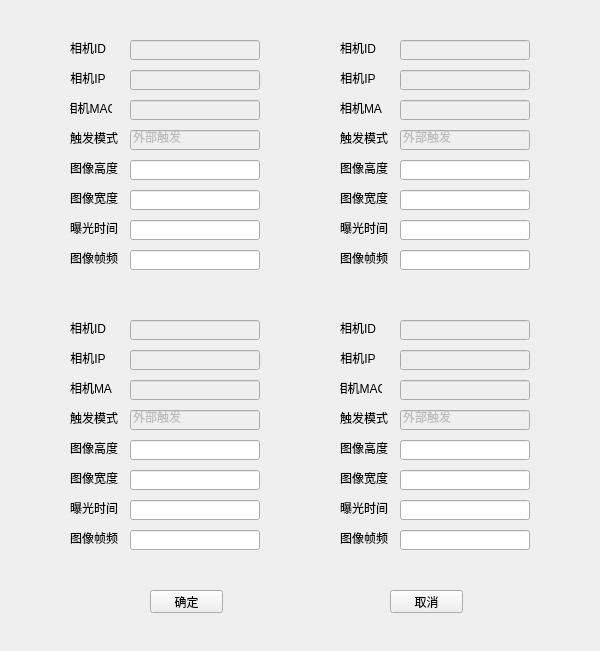
<?xml version="1.0" encoding="UTF-8"?>
<ui version="4.0">
 <class>SetCamPara</class>
 <widget class="QWidget" name="SetCamPara">
  <property name="geometry">
   <rect>
    <x>0</x>
    <y>0</y>
    <width>600</width>
    <height>651</height>
   </rect>
  </property>
  <property name="windowTitle">
   <string>相机参数设置</string>
  </property>
  <widget class="QLineEdit" name="lineEdit_frameFrequency">
   <property name="geometry">
    <rect>
     <x>130</x>
     <y>250</y>
     <width>130</width>
     <height>20</height>
    </rect>
   </property>
  </widget>
  <widget class="QLineEdit" name="lineEdit_exposureTime">
   <property name="geometry">
    <rect>
     <x>130</x>
     <y>220</y>
     <width>130</width>
     <height>20</height>
    </rect>
   </property>
  </widget>
  <widget class="QLineEdit" name="lineEdit_triggerMode">
   <property name="enabled">
    <bool>false</bool>
   </property>
   <property name="geometry">
    <rect>
     <x>130</x>
     <y>130</y>
     <width>130</width>
     <height>20</height>
    </rect>
   </property>
   <property name="text">
    <string>外部触发</string>
   </property>
  </widget>
  <widget class="QLabel" name="label_3">
   <property name="geometry">
    <rect>
     <x>70</x>
     <y>250</y>
     <width>48</width>
     <height>16</height>
    </rect>
   </property>
   <property name="text">
    <string>图像帧频</string>
   </property>
  </widget>
  <widget class="QLabel" name="label_6">
   <property name="geometry">
    <rect>
     <x>70</x>
     <y>100</y>
     <width>42</width>
     <height>16</height>
    </rect>
   </property>
   <property name="text">
    <string>相机MAC</string>
   </property>
   <property name="alignment">
    <set>Qt::AlignCenter</set>
   </property>
  </widget>
  <widget class="QLabel" name="label_7">
   <property name="geometry">
    <rect>
     <x>70</x>
     <y>70</y>
     <width>36</width>
     <height>16</height>
    </rect>
   </property>
   <property name="text">
    <string>相机IP</string>
   </property>
   <property name="alignment">
    <set>Qt::AlignCenter</set>
   </property>
  </widget>
  <widget class="QLineEdit" name="lineEdit_imageHeight">
   <property name="geometry">
    <rect>
     <x>130</x>
     <y>160</y>
     <width>130</width>
     <height>20</height>
    </rect>
   </property>
  </widget>
  <widget class="QLabel" name="label_4">
   <property name="geometry">
    <rect>
     <x>70</x>
     <y>220</y>
     <width>48</width>
     <height>16</height>
    </rect>
   </property>
   <property name="text">
    <string>曝光时间</string>
   </property>
  </widget>
  <widget class="QLineEdit" name="lineEdit_camIP">
   <property name="enabled">
    <bool>false</bool>
   </property>
   <property name="geometry">
    <rect>
     <x>130</x>
     <y>70</y>
     <width>130</width>
     <height>20</height>
    </rect>
   </property>
  </widget>
  <widget class="QLabel" name="label_2">
   <property name="geometry">
    <rect>
     <x>70</x>
     <y>160</y>
     <width>48</width>
     <height>16</height>
    </rect>
   </property>
   <property name="text">
    <string>图像高度</string>
   </property>
   <property name="alignment">
    <set>Qt::AlignCenter</set>
   </property>
  </widget>
  <widget class="QLineEdit" name="lineEdit_imageWidth">
   <property name="geometry">
    <rect>
     <x>130</x>
     <y>190</y>
     <width>130</width>
     <height>20</height>
    </rect>
   </property>
  </widget>
  <widget class="QLineEdit" name="lineEdit_camMAC">
   <property name="enabled">
    <bool>false</bool>
   </property>
   <property name="geometry">
    <rect>
     <x>130</x>
     <y>100</y>
     <width>130</width>
     <height>20</height>
    </rect>
   </property>
  </widget>
  <widget class="QLabel" name="label_5">
   <property name="geometry">
    <rect>
     <x>70</x>
     <y>130</y>
     <width>48</width>
     <height>16</height>
    </rect>
   </property>
   <property name="text">
    <string>触发模式</string>
   </property>
  </widget>
  <widget class="QLabel" name="label_8">
   <property name="geometry">
    <rect>
     <x>70</x>
     <y>190</y>
     <width>48</width>
     <height>16</height>
    </rect>
   </property>
   <property name="text">
    <string>图像宽度</string>
   </property>
   <property name="alignment">
    <set>Qt::AlignCenter</set>
   </property>
  </widget>
  <widget class="QLineEdit" name="lineEdit_frameFrequency_2">
   <property name="geometry">
    <rect>
     <x>400</x>
     <y>250</y>
     <width>130</width>
     <height>20</height>
    </rect>
   </property>
  </widget>
  <widget class="QLineEdit" name="lineEdit_camMAC_2">
   <property name="enabled">
    <bool>false</bool>
   </property>
   <property name="geometry">
    <rect>
     <x>400</x>
     <y>100</y>
     <width>130</width>
     <height>20</height>
    </rect>
   </property>
  </widget>
  <widget class="QLineEdit" name="lineEdit_imageHeight_2">
   <property name="geometry">
    <rect>
     <x>400</x>
     <y>160</y>
     <width>130</width>
     <height>20</height>
    </rect>
   </property>
  </widget>
  <widget class="QLabel" name="label_9">
   <property name="geometry">
    <rect>
     <x>340</x>
     <y>220</y>
     <width>48</width>
     <height>16</height>
    </rect>
   </property>
   <property name="text">
    <string>曝光时间</string>
   </property>
  </widget>
  <widget class="QLabel" name="label_10">
   <property name="geometry">
    <rect>
     <x>340</x>
     <y>190</y>
     <width>48</width>
     <height>16</height>
    </rect>
   </property>
   <property name="text">
    <string>图像宽度</string>
   </property>
  </widget>
  <widget class="QLineEdit" name="lineEdit_triggerMode_2">
   <property name="enabled">
    <bool>false</bool>
   </property>
   <property name="geometry">
    <rect>
     <x>400</x>
     <y>130</y>
     <width>130</width>
     <height>20</height>
    </rect>
   </property>
   <property name="text">
    <string>外部触发</string>
   </property>
  </widget>
  <widget class="QLabel" name="label_11">
   <property name="geometry">
    <rect>
     <x>340</x>
     <y>100</y>
     <width>42</width>
     <height>16</height>
    </rect>
   </property>
   <property name="text">
    <string>相机MAC</string>
   </property>
  </widget>
  <widget class="QLabel" name="label_12">
   <property name="geometry">
    <rect>
     <x>340</x>
     <y>70</y>
     <width>36</width>
     <height>16</height>
    </rect>
   </property>
   <property name="text">
    <string>相机IP</string>
   </property>
   <property name="alignment">
    <set>Qt::AlignCenter</set>
   </property>
  </widget>
  <widget class="QLabel" name="label_13">
   <property name="geometry">
    <rect>
     <x>340</x>
     <y>130</y>
     <width>48</width>
     <height>16</height>
    </rect>
   </property>
   <property name="text">
    <string>触发模式</string>
   </property>
  </widget>
  <widget class="QLineEdit" name="lineEdit_camIP_2">
   <property name="enabled">
    <bool>false</bool>
   </property>
   <property name="geometry">
    <rect>
     <x>400</x>
     <y>70</y>
     <width>130</width>
     <height>20</height>
    </rect>
   </property>
  </widget>
  <widget class="QLineEdit" name="lineEdit_exposureTime_2">
   <property name="geometry">
    <rect>
     <x>400</x>
     <y>220</y>
     <width>130</width>
     <height>20</height>
    </rect>
   </property>
  </widget>
  <widget class="QLabel" name="label_14">
   <property name="geometry">
    <rect>
     <x>340</x>
     <y>160</y>
     <width>48</width>
     <height>16</height>
    </rect>
   </property>
   <property name="text">
    <string>图像高度</string>
   </property>
  </widget>
  <widget class="QLabel" name="label_15">
   <property name="geometry">
    <rect>
     <x>340</x>
     <y>250</y>
     <width>48</width>
     <height>16</height>
    </rect>
   </property>
   <property name="text">
    <string>图像帧频</string>
   </property>
  </widget>
  <widget class="QLineEdit" name="lineEdit_imageWidth_2">
   <property name="geometry">
    <rect>
     <x>400</x>
     <y>190</y>
     <width>130</width>
     <height>20</height>
    </rect>
   </property>
  </widget>
  <widget class="QPushButton" name="Btn_Cancel">
   <property name="geometry">
    <rect>
     <x>390</x>
     <y>590</y>
     <width>73</width>
     <height>23</height>
    </rect>
   </property>
   <property name="text">
    <string>取消</string>
   </property>
  </widget>
  <widget class="QPushButton" name="Btn_Ok">
   <property name="geometry">
    <rect>
     <x>150</x>
     <y>590</y>
     <width>73</width>
     <height>23</height>
    </rect>
   </property>
   <property name="text">
    <string>确定</string>
   </property>
   <property name="shortcut">
    <string>Return</string>
   </property>
  </widget>
  <widget class="QLabel" name="label_16">
   <property name="geometry">
    <rect>
     <x>70</x>
     <y>40</y>
     <width>48</width>
     <height>16</height>
    </rect>
   </property>
   <property name="text">
    <string>相机ID</string>
   </property>
  </widget>
  <widget class="QLineEdit" name="lineEdit_CamID_2">
   <property name="enabled">
    <bool>false</bool>
   </property>
   <property name="geometry">
    <rect>
     <x>400</x>
     <y>40</y>
     <width>130</width>
     <height>20</height>
    </rect>
   </property>
  </widget>
  <widget class="QLineEdit" name="lineEdit_CamID">
   <property name="enabled">
    <bool>false</bool>
   </property>
   <property name="geometry">
    <rect>
     <x>130</x>
     <y>40</y>
     <width>130</width>
     <height>20</height>
    </rect>
   </property>
  </widget>
  <widget class="QLabel" name="label_17">
   <property name="geometry">
    <rect>
     <x>340</x>
     <y>40</y>
     <width>48</width>
     <height>16</height>
    </rect>
   </property>
   <property name="text">
    <string>相机ID</string>
   </property>
  </widget>
  <widget class="QLabel" name="label_18">
   <property name="geometry">
    <rect>
     <x>70</x>
     <y>320</y>
     <width>48</width>
     <height>16</height>
    </rect>
   </property>
   <property name="text">
    <string>相机ID</string>
   </property>
  </widget>
  <widget class="QLineEdit" name="lineEdit_exposureTime_4">
   <property name="geometry">
    <rect>
     <x>400</x>
     <y>500</y>
     <width>130</width>
     <height>20</height>
    </rect>
   </property>
  </widget>
  <widget class="QLineEdit" name="lineEdit_camIP_3">
   <property name="enabled">
    <bool>false</bool>
   </property>
   <property name="geometry">
    <rect>
     <x>130</x>
     <y>350</y>
     <width>130</width>
     <height>20</height>
    </rect>
   </property>
  </widget>
  <widget class="QLabel" name="label_19">
   <property name="geometry">
    <rect>
     <x>340</x>
     <y>350</y>
     <width>36</width>
     <height>16</height>
    </rect>
   </property>
   <property name="text">
    <string>相机IP</string>
   </property>
   <property name="alignment">
    <set>Qt::AlignCenter</set>
   </property>
  </widget>
  <widget class="QLabel" name="label_20">
   <property name="geometry">
    <rect>
     <x>340</x>
     <y>380</y>
     <width>42</width>
     <height>16</height>
    </rect>
   </property>
   <property name="text">
    <string>相机MAC</string>
   </property>
   <property name="alignment">
    <set>Qt::AlignCenter</set>
   </property>
  </widget>
  <widget class="QLabel" name="label_21">
   <property name="geometry">
    <rect>
     <x>70</x>
     <y>530</y>
     <width>48</width>
     <height>16</height>
    </rect>
   </property>
   <property name="text">
    <string>图像帧频</string>
   </property>
  </widget>
  <widget class="QLabel" name="label_22">
   <property name="geometry">
    <rect>
     <x>340</x>
     <y>440</y>
     <width>48</width>
     <height>16</height>
    </rect>
   </property>
   <property name="text">
    <string>图像高度</string>
   </property>
   <property name="alignment">
    <set>Qt::AlignCenter</set>
   </property>
  </widget>
  <widget class="QLabel" name="label_23">
   <property name="geometry">
    <rect>
     <x>70</x>
     <y>380</y>
     <width>42</width>
     <height>16</height>
    </rect>
   </property>
   <property name="text">
    <string>相机MAC</string>
   </property>
  </widget>
  <widget class="QLabel" name="label_24">
   <property name="geometry">
    <rect>
     <x>70</x>
     <y>500</y>
     <width>48</width>
     <height>16</height>
    </rect>
   </property>
   <property name="text">
    <string>曝光时间</string>
   </property>
  </widget>
  <widget class="QLineEdit" name="lineEdit_triggerMode_4">
   <property name="enabled">
    <bool>false</bool>
   </property>
   <property name="geometry">
    <rect>
     <x>400</x>
     <y>410</y>
     <width>130</width>
     <height>20</height>
    </rect>
   </property>
   <property name="text">
    <string>外部触发</string>
   </property>
  </widget>
  <widget class="QLineEdit" name="lineEdit_imageHeight_3">
   <property name="geometry">
    <rect>
     <x>130</x>
     <y>440</y>
     <width>130</width>
     <height>20</height>
    </rect>
   </property>
  </widget>
  <widget class="QLabel" name="label_25">
   <property name="geometry">
    <rect>
     <x>70</x>
     <y>350</y>
     <width>36</width>
     <height>16</height>
    </rect>
   </property>
   <property name="text">
    <string>相机IP</string>
   </property>
   <property name="alignment">
    <set>Qt::AlignCenter</set>
   </property>
  </widget>
  <widget class="QLabel" name="label_26">
   <property name="geometry">
    <rect>
     <x>340</x>
     <y>470</y>
     <width>48</width>
     <height>16</height>
    </rect>
   </property>
   <property name="text">
    <string>图像宽度</string>
   </property>
   <property name="alignment">
    <set>Qt::AlignCenter</set>
   </property>
  </widget>
  <widget class="QLineEdit" name="lineEdit_imageHeight_4">
   <property name="geometry">
    <rect>
     <x>400</x>
     <y>440</y>
     <width>130</width>
     <height>20</height>
    </rect>
   </property>
  </widget>
  <widget class="QLabel" name="label_27">
   <property name="geometry">
    <rect>
     <x>340</x>
     <y>530</y>
     <width>48</width>
     <height>16</height>
    </rect>
   </property>
   <property name="text">
    <string>图像帧频</string>
   </property>
  </widget>
  <widget class="QLineEdit" name="lineEdit_frameFrequency_3">
   <property name="geometry">
    <rect>
     <x>130</x>
     <y>530</y>
     <width>130</width>
     <height>20</height>
    </rect>
   </property>
  </widget>
  <widget class="QLineEdit" name="lineEdit_exposureTime_3">
   <property name="geometry">
    <rect>
     <x>130</x>
     <y>500</y>
     <width>130</width>
     <height>20</height>
    </rect>
   </property>
  </widget>
  <widget class="QLineEdit" name="lineEdit_camMAC_3">
   <property name="enabled">
    <bool>false</bool>
   </property>
   <property name="geometry">
    <rect>
     <x>130</x>
     <y>380</y>
     <width>130</width>
     <height>20</height>
    </rect>
   </property>
  </widget>
  <widget class="QLabel" name="label_28">
   <property name="geometry">
    <rect>
     <x>70</x>
     <y>470</y>
     <width>48</width>
     <height>16</height>
    </rect>
   </property>
   <property name="text">
    <string>图像宽度</string>
   </property>
  </widget>
  <widget class="QLabel" name="label_29">
   <property name="geometry">
    <rect>
     <x>70</x>
     <y>440</y>
     <width>48</width>
     <height>16</height>
    </rect>
   </property>
   <property name="text">
    <string>图像高度</string>
   </property>
  </widget>
  <widget class="QLineEdit" name="lineEdit_camIP_4">
   <property name="enabled">
    <bool>false</bool>
   </property>
   <property name="geometry">
    <rect>
     <x>400</x>
     <y>350</y>
     <width>130</width>
     <height>20</height>
    </rect>
   </property>
  </widget>
  <widget class="QLineEdit" name="lineEdit_CamID_3">
   <property name="enabled">
    <bool>false</bool>
   </property>
   <property name="geometry">
    <rect>
     <x>130</x>
     <y>320</y>
     <width>130</width>
     <height>20</height>
    </rect>
   </property>
  </widget>
  <widget class="QLineEdit" name="lineEdit_camMAC_4">
   <property name="enabled">
    <bool>false</bool>
   </property>
   <property name="geometry">
    <rect>
     <x>400</x>
     <y>380</y>
     <width>130</width>
     <height>20</height>
    </rect>
   </property>
  </widget>
  <widget class="QLineEdit" name="lineEdit_triggerMode_3">
   <property name="enabled">
    <bool>false</bool>
   </property>
   <property name="geometry">
    <rect>
     <x>130</x>
     <y>410</y>
     <width>130</width>
     <height>20</height>
    </rect>
   </property>
   <property name="text">
    <string>外部触发</string>
   </property>
  </widget>
  <widget class="QLabel" name="label_30">
   <property name="geometry">
    <rect>
     <x>340</x>
     <y>410</y>
     <width>48</width>
     <height>16</height>
    </rect>
   </property>
   <property name="text">
    <string>触发模式</string>
   </property>
  </widget>
  <widget class="QLabel" name="label_31">
   <property name="geometry">
    <rect>
     <x>70</x>
     <y>410</y>
     <width>48</width>
     <height>16</height>
    </rect>
   </property>
   <property name="text">
    <string>触发模式</string>
   </property>
  </widget>
  <widget class="QLineEdit" name="lineEdit_CamID_4">
   <property name="enabled">
    <bool>false</bool>
   </property>
   <property name="geometry">
    <rect>
     <x>400</x>
     <y>320</y>
     <width>130</width>
     <height>20</height>
    </rect>
   </property>
  </widget>
  <widget class="QLineEdit" name="lineEdit_imageWidth_3">
   <property name="geometry">
    <rect>
     <x>130</x>
     <y>470</y>
     <width>130</width>
     <height>20</height>
    </rect>
   </property>
  </widget>
  <widget class="QLineEdit" name="lineEdit_imageWidth_4">
   <property name="geometry">
    <rect>
     <x>400</x>
     <y>470</y>
     <width>130</width>
     <height>20</height>
    </rect>
   </property>
  </widget>
  <widget class="QLineEdit" name="lineEdit_frameFrequency_4">
   <property name="geometry">
    <rect>
     <x>400</x>
     <y>530</y>
     <width>130</width>
     <height>20</height>
    </rect>
   </property>
  </widget>
  <widget class="QLabel" name="label_32">
   <property name="geometry">
    <rect>
     <x>340</x>
     <y>500</y>
     <width>48</width>
     <height>16</height>
    </rect>
   </property>
   <property name="text">
    <string>曝光时间</string>
   </property>
  </widget>
  <widget class="QLabel" name="label_33">
   <property name="geometry">
    <rect>
     <x>340</x>
     <y>320</y>
     <width>48</width>
     <height>16</height>
    </rect>
   </property>
   <property name="text">
    <string>相机ID</string>
   </property>
  </widget>
 </widget>
 <layoutdefault spacing="6" margin="11"/>
 <resources/>
 <connections/>
</ui>
